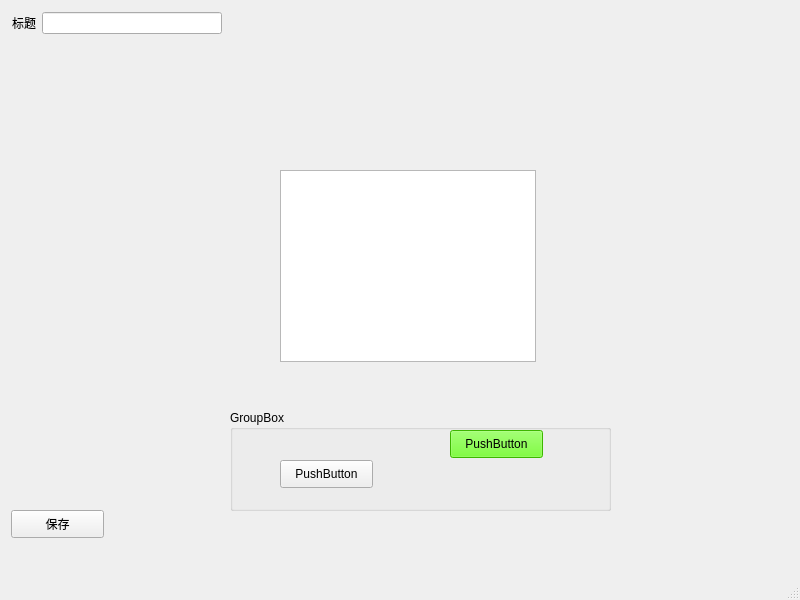
<?xml version="1.0" encoding="UTF-8"?>
<ui version="4.0">
 <class>MainWindow</class>
 <widget class="QMainWindow" name="MainWindow">
  <property name="geometry">
   <rect>
    <x>0</x>
    <y>0</y>
    <width>800</width>
    <height>600</height>
   </rect>
  </property>
  <property name="windowTitle">
   <string>MainWindow</string>
  </property>
  <widget class="QWidget" name="centralwidget">
   <widget class="QPushButton" name="btnSave">
    <property name="geometry">
     <rect>
      <x>11</x>
      <y>510</y>
      <width>93</width>
      <height>28</height>
     </rect>
    </property>
    <property name="text">
     <string>保存</string>
    </property>
   </widget>
   <widget class="QTextBrowser" name="textBrowser">
    <property name="geometry">
     <rect>
      <x>280</x>
      <y>170</y>
      <width>256</width>
      <height>192</height>
     </rect>
    </property>
   </widget>
   <widget class="QGroupBox" name="groupBox">
    <property name="geometry">
     <rect>
      <x>230</x>
      <y>410</y>
      <width>381</width>
      <height>101</height>
     </rect>
    </property>
    <property name="title">
     <string>GroupBox</string>
    </property>
    <widget class="QPushButton" name="pushButton">
     <property name="geometry">
      <rect>
       <x>220</x>
       <y>20</y>
       <width>93</width>
       <height>28</height>
      </rect>
     </property>
     <property name="styleSheet">
      <string notr="true">background-color: rgb(85, 255, 0);</string>
     </property>
     <property name="text">
      <string>PushButton</string>
     </property>
    </widget>
    <widget class="QPushButton" name="pushButton_2">
     <property name="geometry">
      <rect>
       <x>50</x>
       <y>50</y>
       <width>93</width>
       <height>28</height>
      </rect>
     </property>
     <property name="text">
      <string>PushButton</string>
     </property>
    </widget>
   </widget>
   <widget class="QWidget" name="">
    <property name="geometry">
     <rect>
      <x>12</x>
      <y>12</y>
      <width>210</width>
      <height>26</height>
     </rect>
    </property>
    <layout class="QFormLayout" name="formLayout">
     <item row="0" column="0">
      <widget class="QLabel" name="label">
       <property name="text">
        <string>标题</string>
       </property>
      </widget>
     </item>
     <item row="0" column="1">
      <widget class="QLineEdit" name="editUserName"/>
     </item>
    </layout>
   </widget>
  </widget>
  <widget class="QMenuBar" name="menubar">
   <property name="geometry">
    <rect>
     <x>0</x>
     <y>0</y>
     <width>800</width>
     <height>26</height>
    </rect>
   </property>
  </widget>
  <widget class="QStatusBar" name="statusbar"/>
 </widget>
 <resources/>
 <connections/>
</ui>
